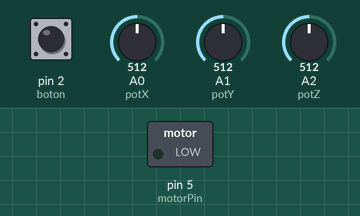
Bench run of a sketch on a simulated Arduino Uno, built with avr-gcc and run on an emulated ATmega328P. Parts: switched loads named in the sketch (green lamp = pin HIGH). The test bench sets the inputs (shaded band); at power-on: pin 2 (boton) HIGH, A0 (potX) = 512, A1 (potY) = 512, A2 (potZ) = 512. What the sketch prints to the serial monitor is not drawn.

Above: at 1.2 s.
1.3 s: pin 2 (boton) pulled LOW for 0.15 s
At 2.5 s:
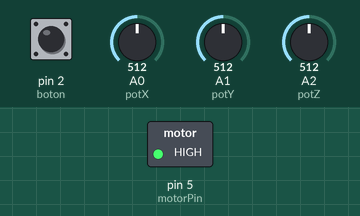
2.9 s: pin 2 (boton) pulled LOW for 1 s
At 3.38 s:
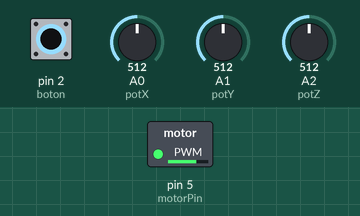
At 3.98 s:
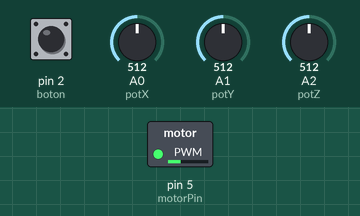
5.9 s: A0 (potX) set to 106
8.9 s: A0 (potX) set to 90
Timing chart, 0 to 11.4 s (numbered marks = the images above; inputs shaded):
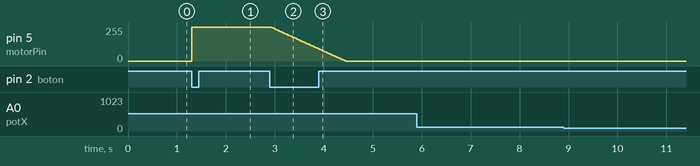

The sketch:

mplementaacon_de_motres_vibradoeres_con_leds_3_potencimitros.ino
```cpp
int motorPin = 5;
int boton    = 2;

bool motorEncendido = false; // estado del motor
bool botonPrevio    = HIGH;  // guarda el estado anterior del botón

// --- NUEVO: Potenciómetros ---
int potX = A0; // eje X
int potY = A1; // eje Y
int potZ = A2; // eje Z

void setup() {
  pinMode(motorPin, OUTPUT);
  pinMode(boton, INPUT_PULLUP);
  analogWrite(motorPin, 0); // motor apagado al inicio

  Serial.begin(9600); // para monitorear potenciómetros
}

void loop() {
  bool estadoBoton = digitalRead(boton);

  // Detectar flanco: botón recién apretado
  if (botonPrevio == HIGH && estadoBoton == LOW) {
    // si estaba apagado -> encender motor
    if (!motorEncendido) {
      analogWrite(motorPin, 255);
      motorEncendido = true;
    } else {
      // si estaba encendido -> apagar gradualmente
      for (int i = 255; i >= 0; i -= 5) {
        analogWrite(motorPin, i);
        delay(30);
      }
      analogWrite(motorPin, 0);
      motorEncendido = false;
    }
  }

  // --- NUEVO: Leer potenciómetros sin alterar motor ---
  int valorX = analogRead(potX);
  int valorY = analogRead(potY);
  int valorZ = analogRead(potZ);

  // Mostrar en monitor serie (opcional)
  Serial.print("X: "); Serial.print(valorX);
  Serial.print("  Y: "); Serial.print(valorY);
  Serial.print("  Z: "); Serial.println(valorZ);

  botonPrevio = estadoBoton; // actualizar estado anterior
}
```

Measured:
- after the input at 1.3 s, pin 5 (motorPin): 0/255 → 255/255 at once
- after the input at 2.9 s, pin 5 (motorPin): moves from 255/255 to 0/255 over 1.5 s, starting at once
- after the input at 5.9 s, every drawn part: stays the same
- after the input at 8.9 s, every drawn part: stays the same
